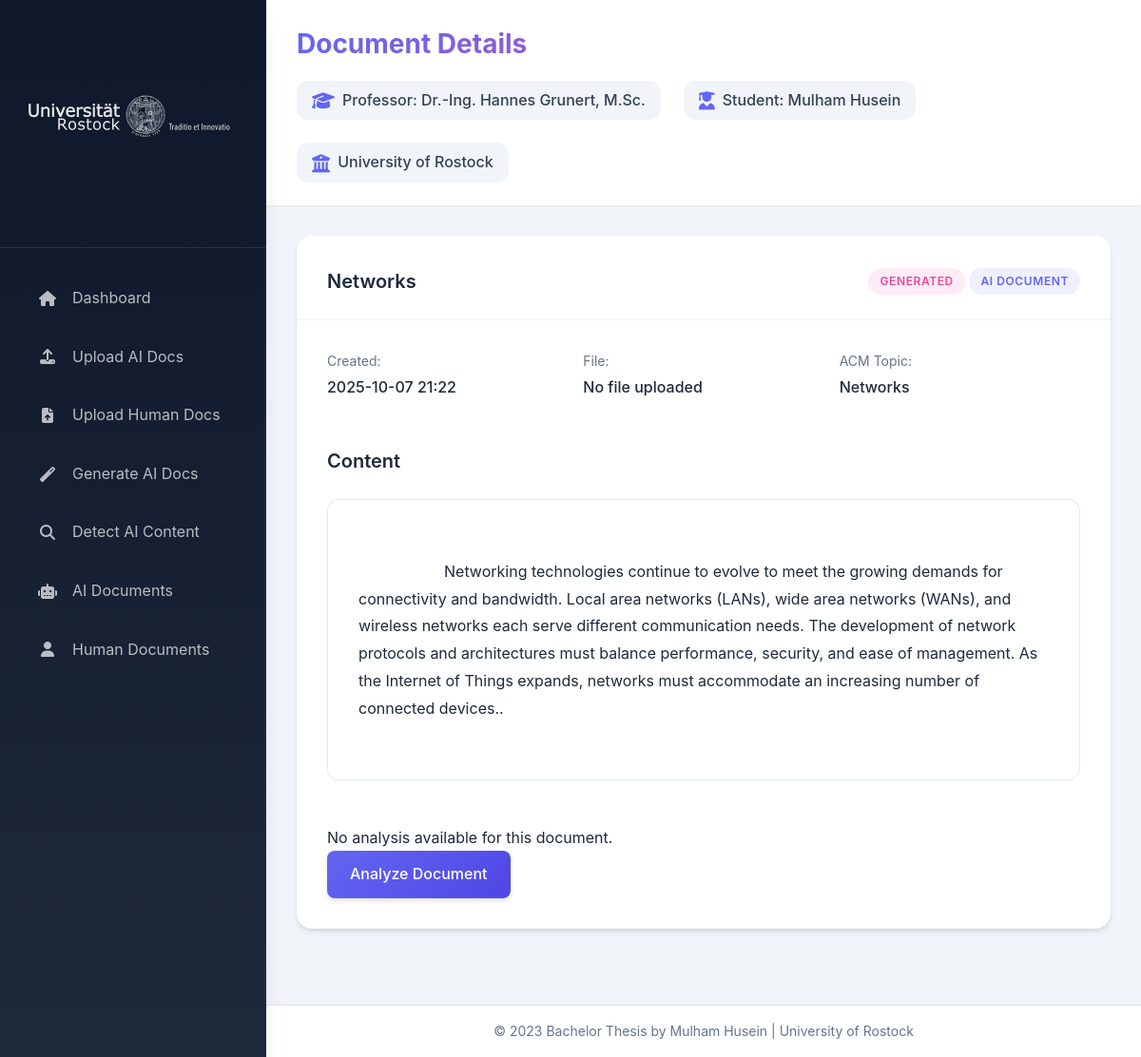
/view_document/4, run on the app's committed database.
### app/models.py (models this page shows)
class Text(db.Model):
    id = db.Column(db.Integer, primary_key=True)
    content = db.Column(db.Text, nullable=False)
    source = db.Column(db.String(20), nullable=False)  # 'human' or 'ai'
    topic = db.Column(db.String(100), nullable=False)
    file_path = db.Column(db.String(255))  # Path to uploaded file
    is_ai = db.Column(db.Boolean, default=False)  # Flag for AI-generated content
    acm_topic = db.Column(db.String(100))  # ACM topic classification
    created_at = db.Column(db.DateTime, default=datetime.utcnow)  # Add this line
    analysis = db.relationship('AnalysisResult', backref='text', lazy=True, uselist=False)

### app/routes.py (the view)
@app.route('/view_document/<int:doc_id>')
def view_document(doc_id):
    text = Text.query.get_or_404(doc_id)
    analysis = AnalysisResult.query.filter_by(text_id=doc_id).first()
    return render_template('view_document.html', text=text, analysis=analysis)

### app/templates/view_document.html (shortened to what this page needs)
{% extends "base.html" %}
{% block page_title %}Document Details{% endblock %}
{% block content %}
    <div class="card">
        <div class="card-header">
            <h2>{{ text.topic }}</h2>
            <div class="card-actions">
                <span class="badge badge-{{ text.source }}">{{ text.source }}</span>
                {% if text.is_ai %}
                <span class="badge badge-ai">AI Document</span>
                {% else %}
                <span class="badge badge-human">Human Document</span>
                {% endif %}
            </div>
        </div>
        <div class="card-body">
            <div class="document-meta">
                <div class="meta-item">
                    <span class="meta-label">Created:</span>
                    <span class="meta-value">{{ text.created_at.strftime('%Y-%m-%d %H:%M') if text.created_at else 'Unknown' }}</span>
                </div>
                <div class="meta-item">
                    <span class="meta-label">File:</span>
                    <span class="meta-value">{{ text.file_path or 'No file uploaded' }}</span>
                </div>
                {% if text.acm_topic %}
                <div class="meta-item">
                    <span class="meta-label">ACM Topic:</span>
                    <span class="meta-value">{{ text.acm_topic }}</span>
                </div>
                {% endif %}
            </div>
            <div class="document-content">
                <h3>Content</h3>
                <div class="content-box">
                    {{ text.content }}
                </div>
            </div>
            {% if analysis %}
            <div class="analysis-section">
                <h3>Analysis Results</h3>
                <div class="analysis-grid">
                    <div class="analysis-item">
                        <h4>Perplexity</h4>
                        <div class="analysis-value">{{ "%.2f"|format(analysis.perplexity) }}</div>
                        <p class="analysis-desc">Measures text predictability. Lower values indicate more predictable text.</p>
                    </div>
                    <div class="analysis-item">
                        <h4>Burstiness</h4>
                        <div class="analysis-value">{{ "%.2f"|format(analysis.burstiness) }}</div>
                        <p class="analysis-desc">Measures variation in sentence structure. Lower values indicate more uniform structure.</p>
                    </div>
                    <div class="analysis-item">
                        <h4>AI Content Proportion</h4>
                        <div class="progress-lg">
                            <div class="progress-bar" style="width: {{ analysis.ai_proportion * 100 }}%"></div>
                        </div>
                        <div class="analysis-value">{{ "%.1f"|format(analysis.ai_proportion * 100) }}%</div>
                        <p class="analysis-desc">Estimated proportion of AI-generated content.</p>
                    </div>
                    {% if analysis.ai_similarity is not none %}
                    <div class="analysis-item">
                        <h4>AI Document Similarity</h4>
                        <div class="progress-lg">
                            <div class="progress-bar" style="width: {{ analysis.ai_similarity * 100 }}%"></div>
                        </div>
                        <div class="analysis-value">{{ "%.1f"|format(analysis.ai_similarity * 100) }}%</div>
                        <p class="analysis-desc">Similarity with AI documents in the database.</p>
                    </div>
                    {% endif %}
                    {% if analysis.human_similarity is not none %}
                    <div class="analysis-item">
                        <h4>Human Document Similarity</h4>
                        <div class="progress-lg">
                            <div class="progress-bar" style="width: {{ analysis.human_similarity * 100 }}%"></div>
                        </div>
                        <div class="analysis-value">{{ "%.1f"|format(analysis.human_similarity * 100) }}%</div>
                        <p class="analysis-desc">Similarity with human documents in the database.</p>
                    </div>
                    {% endif %}
                </div>
            </div>
            {% else %}
            <div class="text-center">
                <p>No analysis available for this document.</p>
                <a href="{{ url_for('analyze_document', doc_id=text.id) }}" class="btn btn-primary">Analyze Document</a>
            </div>
            {% endif %}
        </div>
    </div>
{% endblock %}

### app/static/css/style.css (style rules this page uses)
:root { --primary-color: #6366f1; --primary-dark: #4f46e5; --primary-light: #818cf8; --secondary-color: #ec4899; --success-color: #10b981; --warning-color: #f59e0b; --info-color: #3b82f6; --danger-color: #ef4444; --light-color: #f8fafc; --dark-color: #1e293b; --gray-100: #f1f5f9; --gray-200: #e2e8f0; --gray-300: #cbd5e1; --gray-400: #94a3b8; --gray-500: #64748b; --gray-600: #475569; --gray-700: #334155; --gray-800: #1e293b; --gray-900: #0f172a; --spacing-xs: 0.25rem; --spacing-sm: 0.5rem; --spacing-md: 1rem; --spacing-lg: 1.5rem; --spacing-xl: 2rem; --spacing-2xl: 3rem; --radius-sm: 0.375rem; --radius-md: 0.5rem; --radius-lg: 0.75rem; --radius-xl: 1rem; --shadow-sm: 0 1px 2px 0 rgba(0, 0, 0, 0.05); --shadow-md: 0 4px 6px -1px rgba(0, 0, 0, 0.1), 0 2px 4px -1px rgba(0, 0, 0, 0.06); --shadow-lg: 0 10px 15px -3px rgba(0, 0, 0, 0.1), 0 4px 6px -2px rgba(0, 0, 0, 0.05); --shadow-xl: 0 20px 25px -5px rgba(0, 0, 0, 0.1), 0 10px 10px -5px rgba(0, 0, 0, 0.04); --transition: all 0.3s ease; }
* { margin: 0; padding: 0; box-sizing: border-box; }
body { font-family: 'Inter', sans-serif; background-color: var(--gray-100); color: var(--gray-800); line-height: 1.6; overflow-x: hidden; }
.card { background: white; border-radius: var(--radius-xl); box-shadow: var(--shadow-md); margin-bottom: var(--spacing-2xl); overflow: hidden; transition: var(--transition); }
.card-header { padding: var(--spacing-xl) var(--spacing-xl) var(--spacing-lg); display: flex; justify-content: space-between; align-items: center; border-bottom: 1px solid var(--gray-100); }
.card-header h2 { font-size: 1.25rem; font-weight: 600; color: var(--gray-800); }
.card-body { padding: var(--spacing-xl); }
.badge { display: inline-flex; align-items: center; padding: 0.25rem 0.75rem; font-size: 0.75rem; font-weight: 600; border-radius: 9999px; text-transform: uppercase; letter-spacing: 0.05em; }
.badge-ai { background-color: rgba(99, 102, 241, 0.1); color: var(--primary-color); }
.badge-generated { background-color: rgba(236, 72, 153, 0.1); color: var(--secondary-color); }
.btn { display: inline-flex; align-items: center; justify-content: center; gap: var(--spacing-sm); padding: 0.75rem 1.5rem; font-size: 1rem; font-weight: 500; border-radius: var(--radius-md); border: none; cursor: pointer; transition: var(--transition); text-decoration: none; white-space: nowrap; }
.btn-primary { background: linear-gradient(135deg, var(--primary-color), var(--primary-dark)); color: white; box-shadow: var(--shadow-md); }
.document-meta { display: grid; grid-template-columns: repeat(auto-fit, minmax(200px, 1fr)); gap: var(--spacing-md); margin-bottom: var(--spacing-2xl); }
.meta-item { display: flex; flex-direction: column; }
.meta-label { font-size: 0.875rem; color: var(--gray-500); margin-bottom: var(--spacing-xs); }
.meta-value { font-weight: 500; }
.document-content { margin-bottom: var(--spacing-2xl); }
.document-content h3 { font-size: 1.25rem; font-weight: 600; margin-bottom: var(--spacing-lg); color: var(--gray-800); }
.content-box { background-color: var(--gray-50); border: 1px solid var(--gray-200); border-radius: var(--radius-lg); padding: var(--spacing-xl); white-space: pre-wrap; line-height: 1.8; }

### data on the page
Text: topic "Networks", source "GENERATED", created_at "2025-10-07 21:22", file_path "No file uploaded", acm_topic "Networks", content "Networking technologies continue to evolve to meet the growing demands for connectivity and bandwidth. Local area networks (LANs), wide area networks (WANs), and wireless networks each serve different communication needs. The development of network protocols and architectures must balance performance, security, and ease of management. As the Internet of Things expands, networks must accommodate an increasing number of connected devices.."
